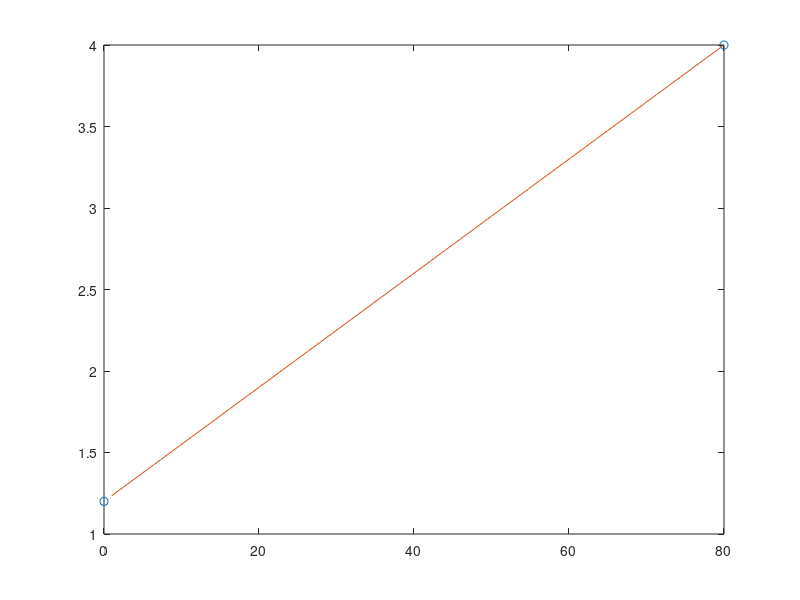
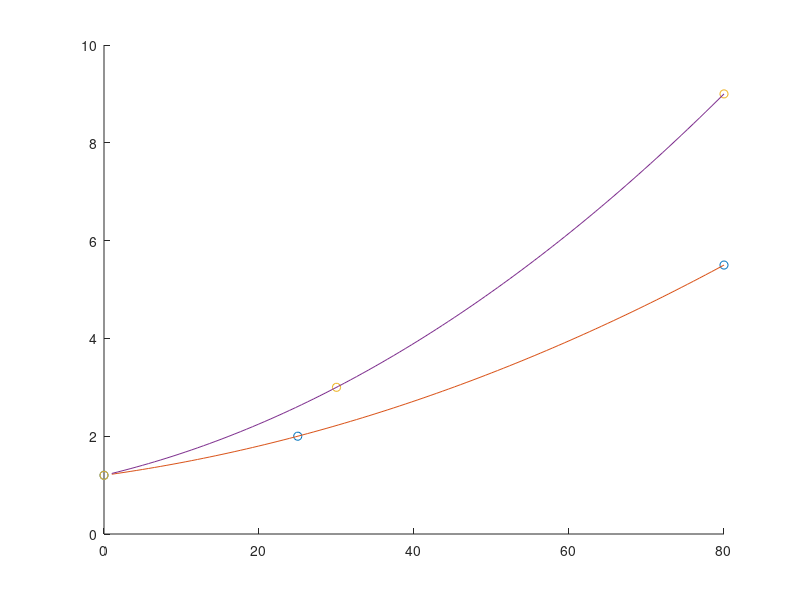

Recreate these plots in MATLAB, in order.
% Used in MDPIAS
T=[0 80];
y=[1.2 4];
tv1=linspace(1,80,101);
cot=polyfit(T,y,1);
figure, plot(T,y,'o',tv1,polyval(cot,tv1))
save COT cot

% MDPIAS - right contact 
T=[0 25 80];
y=[1.2 2 5.5];
tv1=linspace(1,80,101);
cot=polyfit(T,y,2);
figure(2222),hold on, plot(T,y,'o',tv1,polyval(cot,tv1))
save COT cot

% Fit VENUS 3? 
T=[0 30 80];
y=[1.2 3 9];
tv1=linspace(1,80,101);
cot=polyfit(T,y,2);
figure(2222),hold on, plot(T,y,'o',tv1,polyval(cot,tv1))
save COT cot

% T=[0 25 80];
% y=[1.2 2 11];
% tv1=linspace(1,80,101);
% cot=polyfit(T,y,2);
% figure, plot(T,y,'o',tv1,polyval(cot,tv1))
% save COT cot

% % Absolute temperature
% T=[0 80 130]+293;
% y=[1.2 4 5];
% tv1=linspace(1,130,101)+293;
% cot=polyfit(T,y,2);
% figure, plot(T,y,'o',tv1,polyval(cot,tv1))
% save COT cot
% 
% T=[0 80 130]+293;
% y=[1.2 4.2 5];
% tv1=linspace(1,130,101)+293;
% cot=polyfit(T,y,2);
% figure, plot(T,y,'o',tv1,polyval(cot,tv1))
% save COT cot